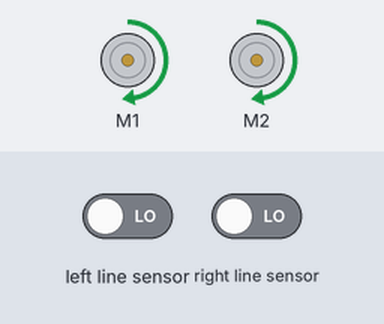
Recording of a program running on a simulated BBC micro:bit (MakeCode). On the bench: 2 × DC motor (green arrow = forward, orange = backward, longer = faster). The inputs (shaded band) are chosen by the test bench; at power-on: left line sensor LOW, right line sensor LOW.

Above: at 1.2 s.
1.3 s: left line sensor driven HIGH
At 1.46 s:
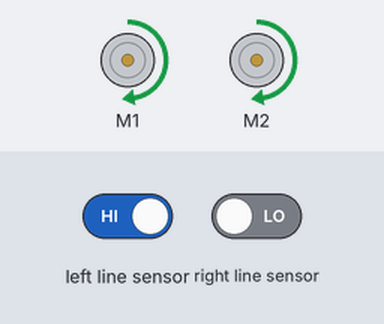
4.3 s: right line sensor driven HIGH
At 4.8 s:
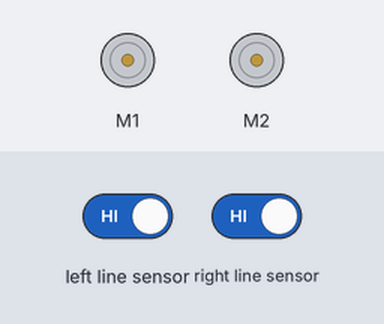
7.3 s: left line sensor driven LOW
At 8.9 s:
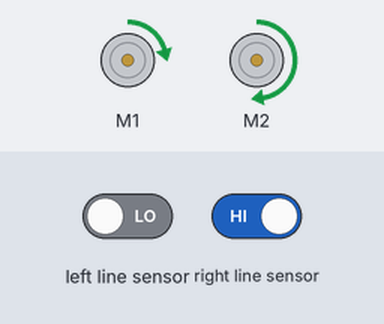
10.3 s: right line sensor driven LOW
Timing chart, 0 to 12.8 s (numbered marks = the images above; inputs shaded):
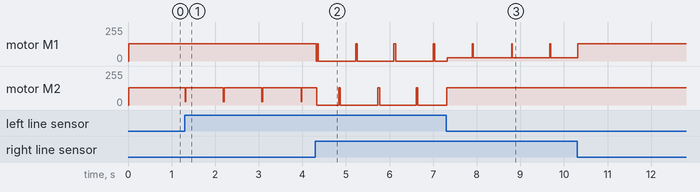

The program:

main.ts
```typescript
basic.forever(function () {
    if (cuteBot.tracking(cuteBot.TrackingState.L_line_R_unline)) {
        cuteBot.motors(50, 10)
    } else {
        cuteBot.motors(50, 50)
    }
})
basic.forever(function () {
    if (cuteBot.tracking(cuteBot.TrackingState.L_unline_R_line)) {
        cuteBot.motors(10, 50)
    } else {
        cuteBot.motors(50, 50)
    }
})
basic.forever(function () {
    if (cuteBot.tracking(cuteBot.TrackingState.L_R_line)) {
        cuteBot.stopcar()
    }
})
```

test.ts
```typescript
// aquí va el archivo "tests"; esto no se compilará cuando este paquete se utilice como una extensión.
```

Measured:
- after the input at 1.3 s, motor M2: alternates forward 128/255 for 0.86 s and forward 26/255 for 0.02 s, starting at once
- after the input at 4.3 s, motor M1: forward 128/255 → stopped at once, then repeats every 0.88 s: forward 128/255 0.02 s, stopped 0.86 s
